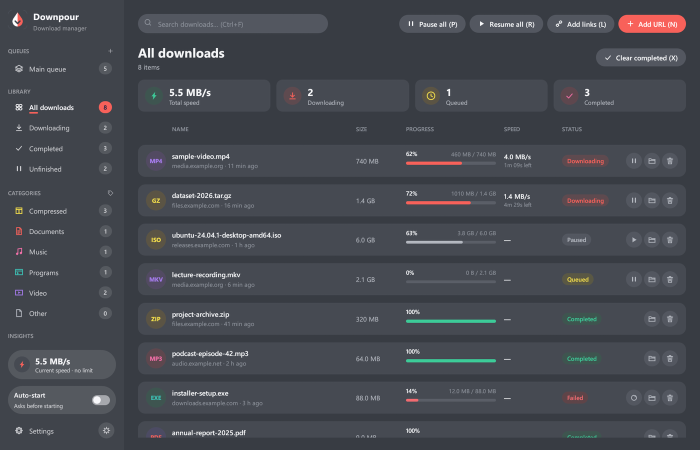
#> input picture docs/screenshots/main.png, 1400 x 900 px (shown at 1/2 size)
$ python make_tour.py
#> lines starting #> are read from the running program, lines starting #| are printed output that depends on the picture
"""Renders docs/tour.gif for the README: the main screenshots one after
another, with short cross-fades.

Requires Pillow. Run scripts/make_banner.py's screenshots first.
Usage: python scripts/make_tour.py
"""
from pathlib import Path

from PIL import Image

ROOT = Path(__file__).resolve().parent.parent
SCREENSHOTS = ROOT / "docs" / "screenshots"
SLIDES = ["main.png", "details.png", "video-button.png", "statistics.png", "settings.png"]
WIDTH = 960
HOLD_MS = 2200
FADE_STEPS = 4
FADE_MS = 70
COLORS = 192


def slide(name: str, height: int) -> Image.Image:
    image = Image.open(SCREENSHOTS / name).convert("RGB")
    image = image.resize((WIDTH, int(image.height * WIDTH / image.width)), Image.LANCZOS)
    # Every slide gets the same size; taller ones are cut at the bottom.
    frame = Image.new("RGB", (WIDTH, height), (0x36, 0x3A, 0x41))
    frame.paste(image.crop((0, 0, WIDTH, min(height, image.height))), (0, 0))
    return frame


def main() -> None:
    first = Image.open(SCREENSHOTS / SLIDES[0])
#> first is the input picture: PIL image 1400x900 RGB; mean R, G, B 69.6, 72.8, 79.9
    height = int(first.height * WIDTH / first.width)
#> height = 617
    slides = [slide(name, height) for name in SLIDES]
#> in slide, `image = image.resize((WIDTH, int(image.height * WIDTH / image.width)),..`:
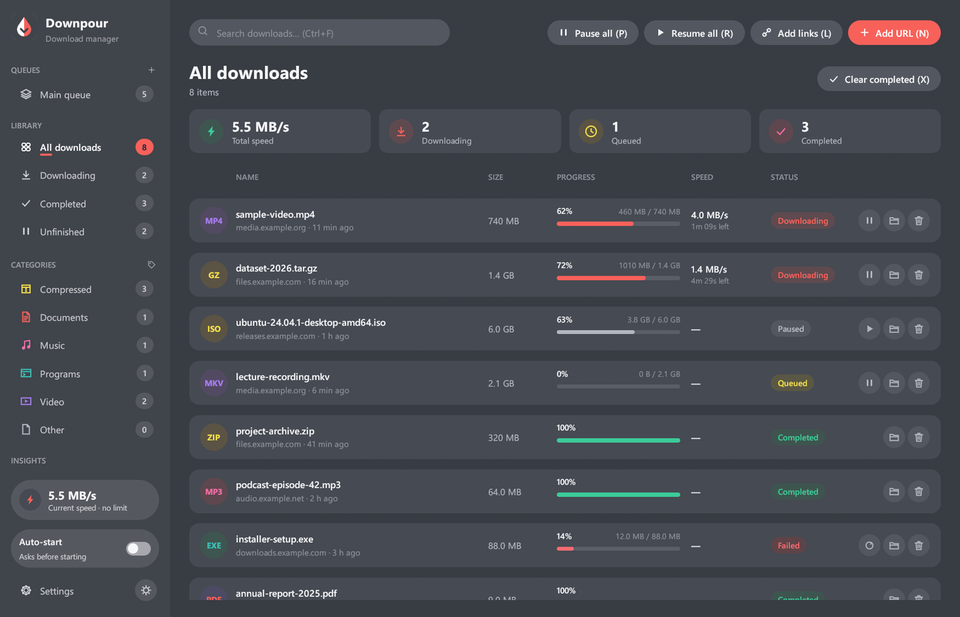
#> image: PIL image 960x617 RGB; mean R, G, B 69.6, 72.8, 79.9
#> in slide, `frame = Image.new("RGB", (WIDTH, height), (0x36, 0x3A, 0x41))`:
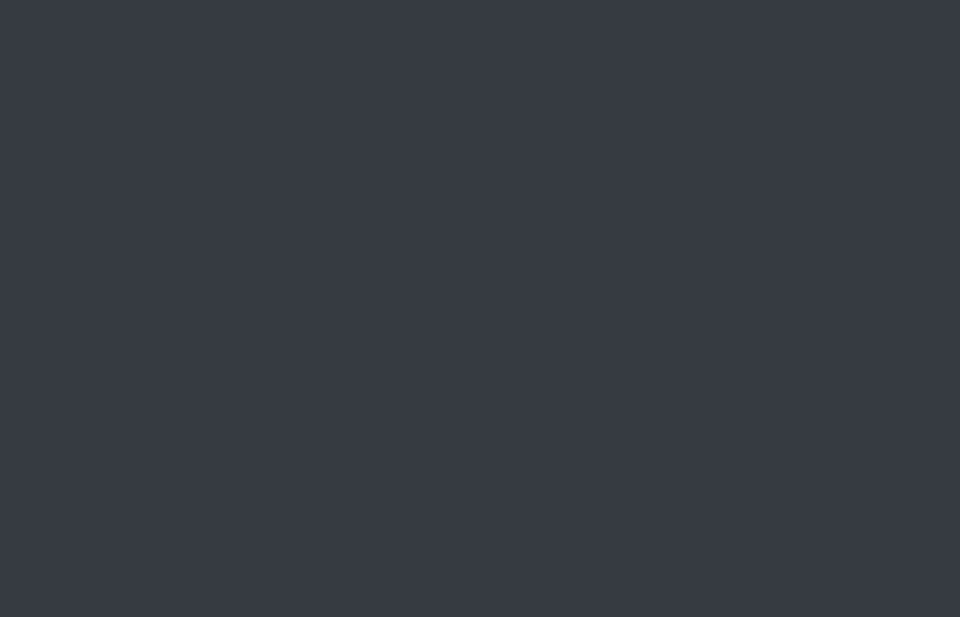
#> frame: PIL image 960x617 RGB; mean R, G, B 54, 58, 65
#> call 2 of slide, with name = 'details.png', height = 617
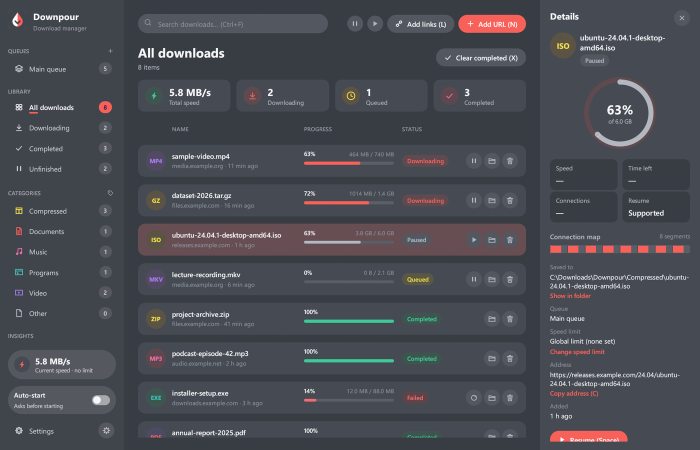
#> input picture docs/screenshots/details.png, 1400 x 900 px (shown at 1/2 size)
#> in slide, image is the input picture: PIL image 1400x900 RGB; mean R, G, B 73.4, 74.8, 81.6
#> in slide (call 2), `image = image.resize((WIDTH, int(image.height * WIDTH / image.width)),..`:
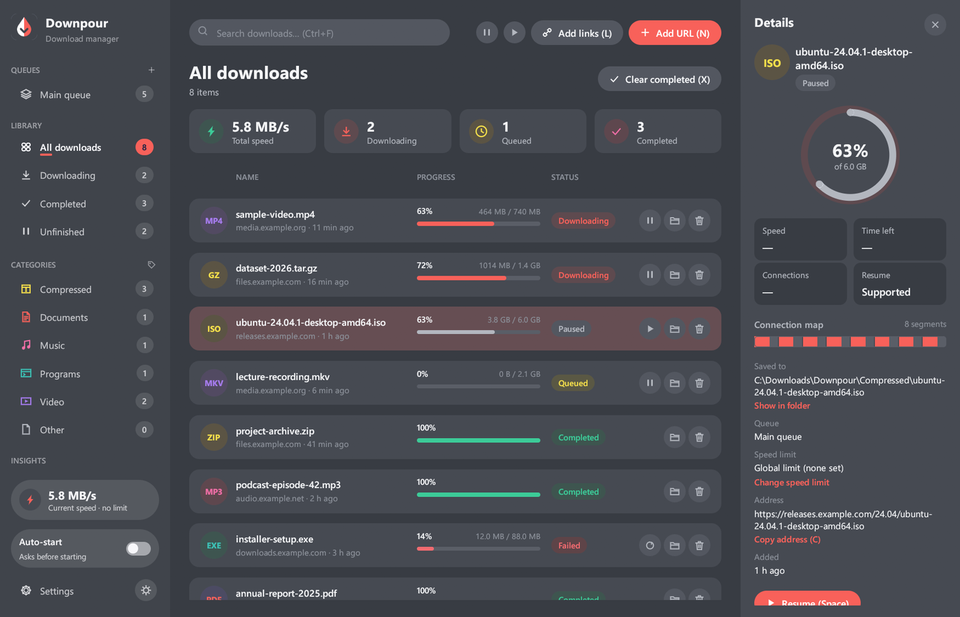
#> image: PIL image 960x617 RGB; mean R, G, B 73.4, 74.8, 81.6
    frames, durations = [], []
    for index, current in enumerate(slides):
        frames.append(current)
        durations.append(HOLD_MS)
        following = slides[(index + 1) % len(slides)]
        for step in range(1, FADE_STEPS + 1):
            frames.append(Image.blend(current, following, step / (FADE_STEPS + 1)))
            durations.append(FADE_MS)
    palette = [frame.quantize(colors=COLORS, method=Image.Quantize.MEDIANCUT) for frame in frames]
    path = ROOT / "docs" / "tour.gif"
    palette[0].save(path, save_all=True, append_images=palette[1:], duration=durations, loop=0, optimize=True, disposal=1)
    print(path, path.stat().st_size // 1024, "KB")


if __name__ == "__main__":
#> (the run stopped early here; a loop or call above may not have finished)
